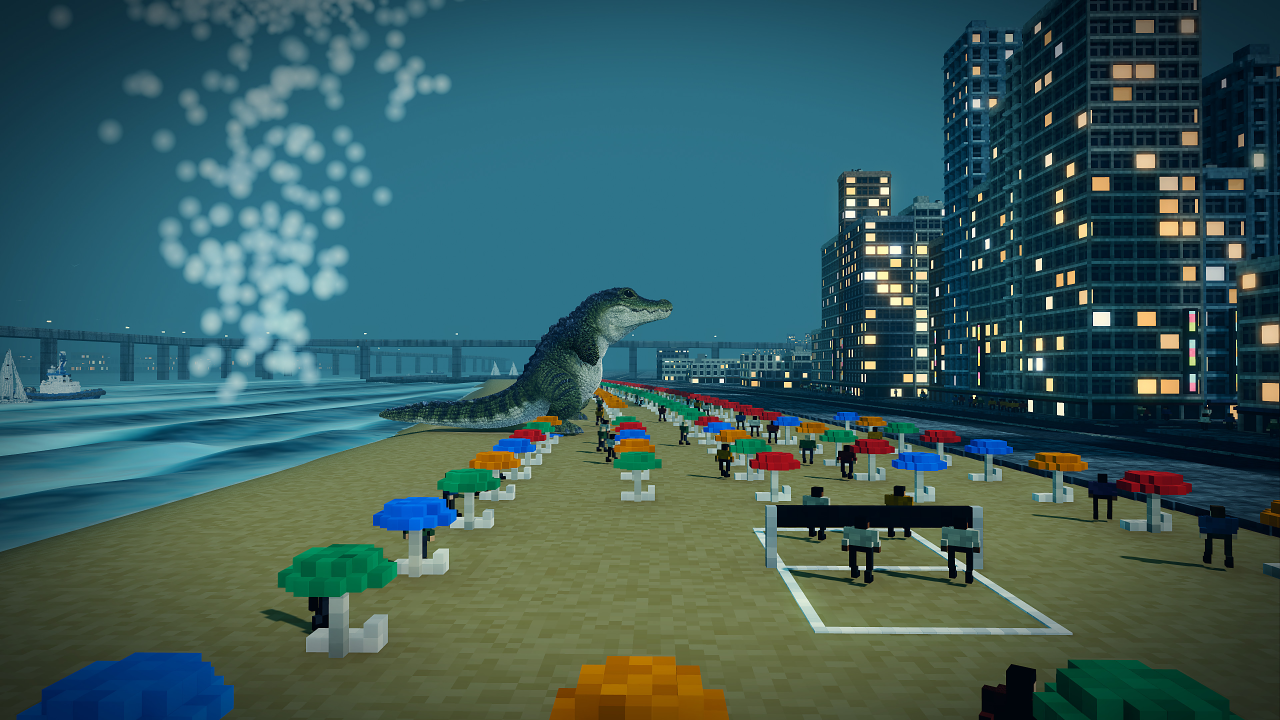
#> input picture assets/loading/s1_form_side.jpg, 3840 x 2160 px (shown at 1/3 size)
$ python p1c_metrics.py ../../assets/loading/s1_form_side.jpg
#> lines starting #> are read from the running program, lines starting #| are printed output that depends on the picture
#!/usr/bin/env python3
"""p1c_metrics.py: the numbers for render-plan batch P1c, from the stills of p1c_stills.sh.

For every PNG in a folder (or the files named):
  clip0_2   share of pixels whose brightest channel is 0-2 of 255 (item 4's clipped share)
  low8      share at 8 or below
  mid_luma  mean luma (0-255) of the pixels whose luma is 64-192 (item 4: must move under 3%)
  steps     distinct 8-bit luma values down the sky column (item 3: rises with debanding dither)
  sky_rows  how many sky rows were read
Also writes <name>_sky2x.png beside each still: the sky strip cropped and doubled (nearest), for the 2x look.

Run: py -3 -I tools/capture/p1c_metrics.py <folder or pngs> [--column=0.5] [--sky=0.30]
  --column  the sky column as a share of the width (default 0.5)
  --sky     the top share of the image treated as sky (default 0.30)
Pairs (..._cur/_new, _off/_deband/_sharp/_both) are listed together with the change against the first.
"""
import glob
import os
import sys

from PIL import Image


def luma(r, g, b):
    return 0.2126 * r + 0.7152 * g + 0.0722 * b


def measure(path, column, sky):
#> called with path = '../../assets/loading/s1_form_side.jpg', column = 0.5, sky = 0.3
    img = Image.open(path).convert("RGB")
#> img is the input picture: PIL image 3840x2160 RGB; mean R, G, B 58.5, 93.1, 92.4
    w, h = img.size
#> w = 3840; h = 2160
    px = img.load()
    n = clip = low = mid_n = 0
    mid_sum = 0.0
    step = 4  # every 4th pixel each way: 0.5 M samples at 4K
    for y in range(0, h, step):
        for x in range(0, w, step):
            r, g, b = px[x, y]
            top = max(r, g, b)
            n += 1
            if top <= 2:
                clip += 1
            if top <= 8:
                low += 1
            lu = luma(r, g, b)
            if 64 <= lu <= 192:
                mid_n += 1
                mid_sum += lu
#> after the loop, clip = 126; low = 629; mid_n = 363529; mid_sum = 37236920.5; n = 518400
    x = min(w - 1, int(w * column))
#> x = 1920
    rows = max(1, int(h * sky))
#> rows = 648
    steps = len({round(luma(*px[x, y])) for y in range(rows)})
#> steps = 30
    box = (max(0, x - w // 8), 0, min(w, x + w // 8), rows)
#> box = (1440, 0, 2400, 648)
    img.crop(box).resize(((box[2] - box[0]) * 2, rows * 2), Image.NEAREST).save(
        os.path.splitext(path)[0] + "_sky2x.png"
    )
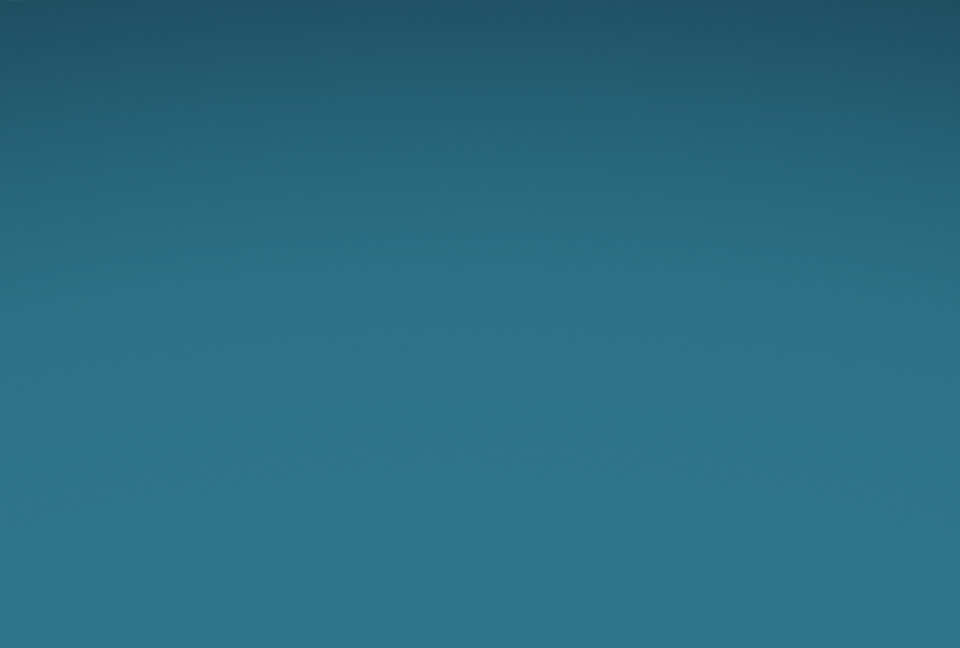
#> saved as s1_form_side_sky2x.png: PIL image 1920x1296 RGB (shown at 1/2 size); mean R, G, B 42.5, 107.8, 128.6
    return {
        "clip0_2": clip / n,
        "low8": low / n,
        "mid_luma": mid_sum / mid_n if mid_n else 0.0,
        "steps": steps,
        "sky_rows": rows,
    }


def main():
    args = [a for a in sys.argv[1:] if not a.startswith("--")]
    opts = dict(a[2:].split("=", 1) for a in sys.argv[1:] if a.startswith("--") and "=" in a)
    column = float(opts.get("column", 0.5))
    sky = float(opts.get("sky", 0.30))
    files = []
    for a in args or ["."]:
        files += sorted(glob.glob(os.path.join(a, "*.png"))) if os.path.isdir(a) else [a]
    files = [f for f in files if not f.endswith("_sky2x.png")]
    first = {}
    print(f"{'still':44} {'clip0_2':>8} {'low8':>7} {'mid_luma':>9} {'steps':>6}  vs first of set")
    for f in files:
        m = measure(f, column, sky)
#> m = {'clip0_2': 0.000243, 'low8': 0.00121, 'mid_luma': 102.4, 'steps': 30, 'sky_rows': 648}
        name = os.path.basename(f)[:-4]
        key = name.rsplit("_", 2)[0]
        base = first.setdefault(key, m)
#> base has the same summary as m
        note = ""
        if base is not m:
            d = (m["mid_luma"] - base["mid_luma"]) / base["mid_luma"] * 100 if base["mid_luma"] else 0.0
            note = f"mid {d:+.1f}%  clip {m['clip0_2'] - base['clip0_2']:+.3f}  steps {m['steps'] - base['steps']:+d}"
        print(f"{name:44} {m['clip0_2']:8.3f} {m['low8']:7.3f} {m['mid_luma']:9.1f} {m['steps']:6d}  {note}")
#| s1_form_side                                    0.000   0.001     102.4     30


if __name__ == "__main__":
    main()

$ run again, on assets/loading/s2_breath_side.jpg
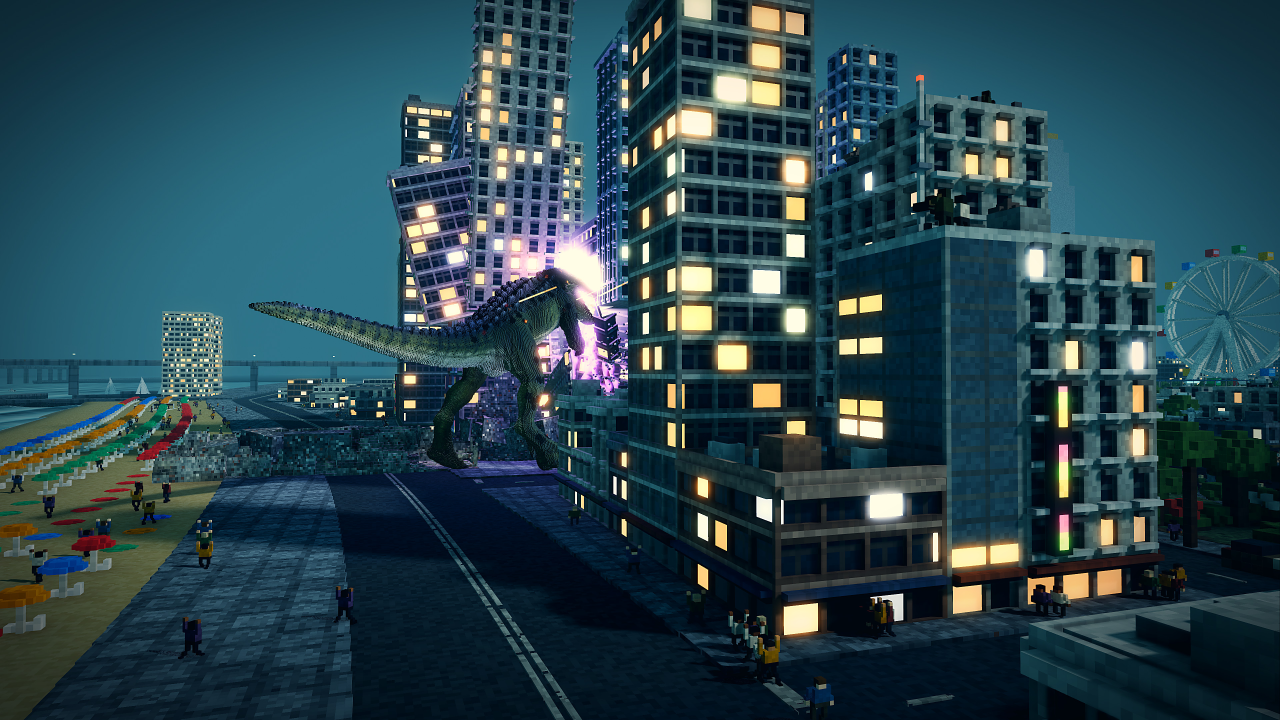
#> input picture assets/loading/s2_breath_side.jpg, 3840 x 2160 px (shown at 1/3 size)
#> in measure, img is the input picture: PIL image 3840x2160 RGB; mean R, G, B 41, 68.9, 78.4
#> after the loop in measure, `for y in range(0, h, step):`: clip = 225; low = 1590; mid_n = 198331; mid_sum = 18421955.6; n = 518400
#> steps = 74
#> in measure, `img.crop(box).resize(((box[2] - box[0]) * 2, rows * 2), Image.NEAREST)..`:
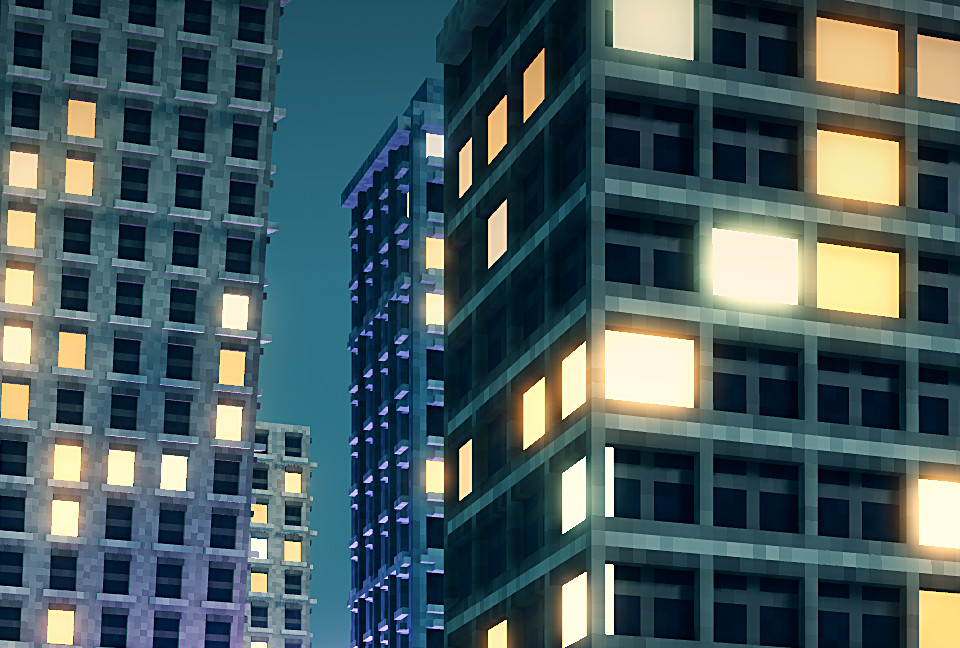
#> saved as s2_breath_side_sky2x.png: PIL image 1920x1296 RGB (shown at 1/2 size); mean R, G, B 72.9, 92.7, 95.8
#> m = {'clip0_2': 0.000434, 'low8': 0.00307, 'mid_luma': 92.88, 'steps': 74, 'sky_rows': 648}
#> base has the same summary as m
#| s2_breath_side                                  0.000   0.003      92.9     74

$ run again, on assets/loading/s2_form_hero.jpg
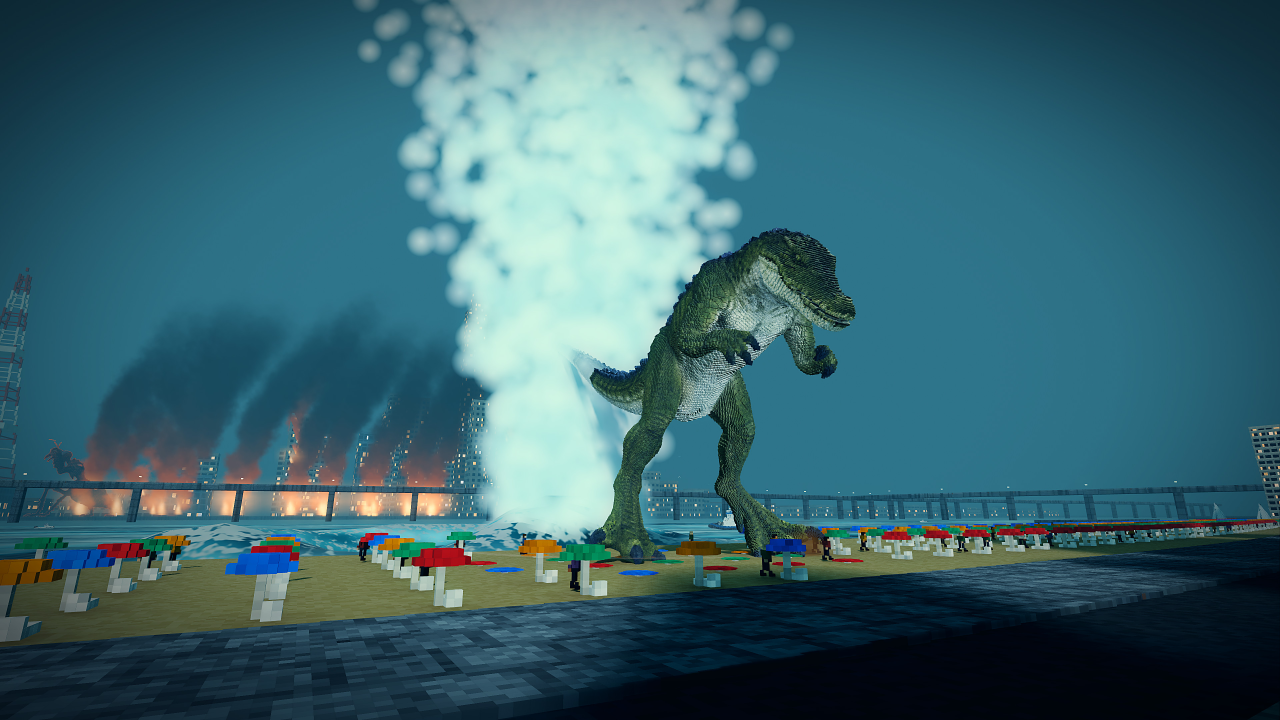
#> input picture assets/loading/s2_form_hero.jpg, 3840 x 2160 px (shown at 1/3 size)
#> in measure, img is the input picture: PIL image 3840x2160 RGB; mean R, G, B 58.5, 101.3, 111.4
#> after the loop in measure, `for y in range(0, h, step):`: clip = 71; low = 652; mid_n = 325474; mid_sum = 32089155; n = 518400
#> steps = 77
#> in measure, `img.crop(box).resize(((box[2] - box[0]) * 2, rows * 2), Image.NEAREST)..`:
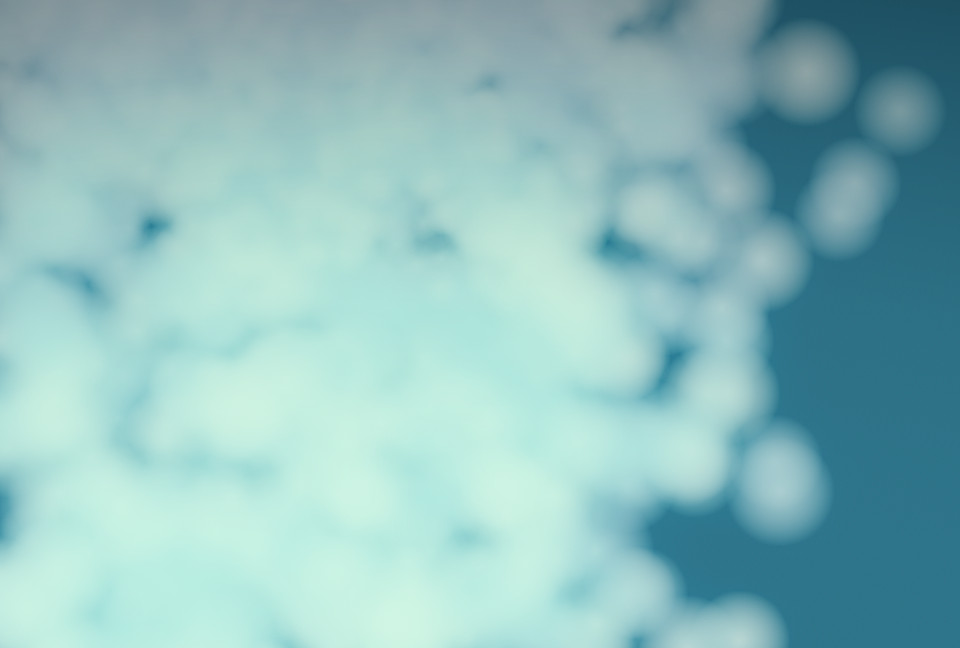
#> saved as s2_form_hero_sky2x.png: PIL image 1920x1296 RGB (shown at 1/2 size); mean R, G, B 141.5, 188.7, 189.4
#> m = {'clip0_2': 0.000137, 'low8': 0.00126, 'mid_luma': 98.59, 'steps': 77, 'sky_rows': 648}
#> base has the same summary as m
#| s2_form_hero                                    0.000   0.001      98.6     77
